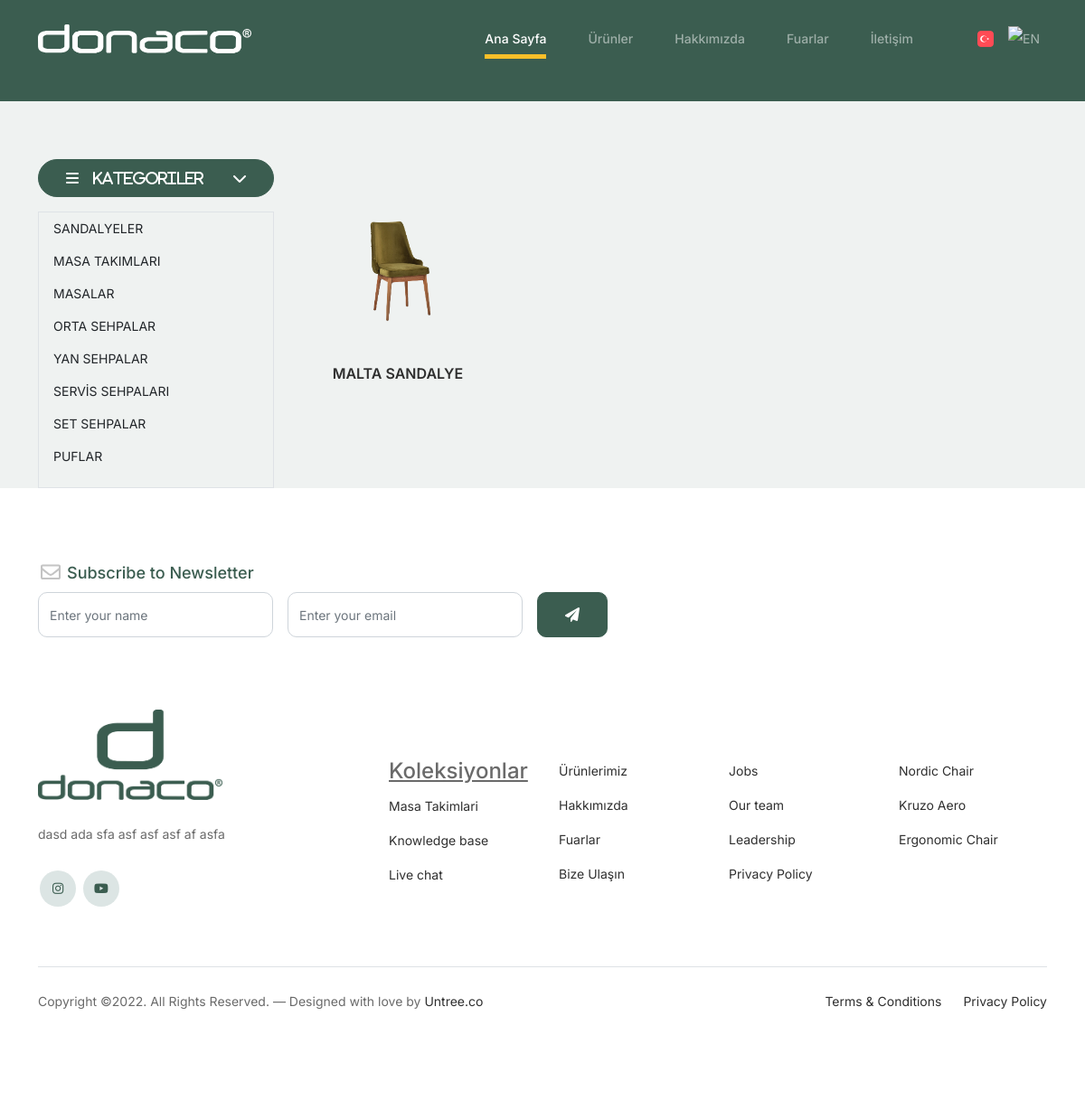
Page /urunler/sandalyeler on the committed database.
### product/models.py (models this page shows, shortened)
class Category(models.Model):
    name = models.CharField(max_length = 256, null = True)
    slug = models.SlugField(blank =True,null = True, unique=True)
    def __str__(self):
        return self.name

class Product(models.Model):
    product_name = models.CharField(max_length = 256, null = True, unique=True)
    category = models.ForeignKey(Category, on_delete =models.CASCADE, null = True)
    description = RichTextField(null = True)
    image = models.ImageField(upload_to ='product/image/%Y/%m/%d/',null = True)
    slug = models.SlugField(blank =True,null = True, unique=True)

### pages/views.py (the view)
# urls.py: path(_('urunler/<slug:slug>'),views.category_products,name = "category_products" ),
def category_products(request, slug):
    product_list = Product.objects.filter(category__slug=slug)
    category_list = Category.objects.all()
    context = {
        'products' : product_list,
        'category_list' : category_list,
    }
    return render(request, "products.html", context)

### templates/products.html
{% extends "base.html" %}
{% load static %}
{% load i18n %}
{% block body %}
<div style="height: 64px;"></div>
<div class="container">
	<div class="row">
		<div class="col-lg-3 mb-lg-0 mb-2">
			<p>
				<a class="btn btn-primary w-100 d-flex align-items-center justify-content-between"
					data-bs-toggle="collapse" href="#collapseExample" role="button" aria-expanded="true"
					aria-controls="collapseExample">
					<span class="fas fa-bars"><span class="ps-3">{% trans "kategoriler" %}</span></span>
					<span class="fas fa-chevron-down"></span>
				</a>
			</p>
			<div class="collapse show border" id="collapseExample">
				<ul class="list-unstyled">
					{% for category in category_list %}
					<li><a class="dropdown-item" href="{% url 'category_products' category.slug %}">{{category}}</a>
					</li>
					{% endfor %}
				</ul>
			</div>
		</div>
		<div class="content col-lg-9 col-md-8 col-xs-12">
					<div class="product-section">
						<div class="container">
							<div class="row">
								<div class="container">
									<div class="row">
										{% for product in products  %}
										<div class="col-12 col-md-4 col-lg-3 mb-5 mb-md-0">
											<a class="product-item" href="{% url 'product_detail' product.slug %}">
												<img src="{{ product.image.url }}" class="img-fluid product-thumbnail"
													style="object-fit: scale-down; width:100%; height: 150px;">
												<h3 class="product-title">{{product.product_name}}</h3>
											</a>
										</div>
										{% endfor %}
									</div>
								</div>
							</div>
						</div>
					</div>
		</div>
	</div>
</div>
	{% endblock body %}

### static/css/style.css (style rules this page uses)
body { overflow-x: hidden; position: relative; }
body { font-family: "Inter", sans-serif; font-weight: 400; line-height: 28px; color: #6a6a6a; font-size: 14px; background-color: #eff2f1; }
a { text-decoration: none; -webkit-transition: .3s all ease; -o-transition: .3s all ease; transition: .3s all ease; color: #2f2f2f; text-decoration: underline; }
.btn { font-weight: 600; padding: 12px 30px; border-radius: 30px; color: #ffffff; background: #2f2f2f; border-color: #2f2f2f; }
.btn.btn-primary { background: #3b5d50; border-color: #3b5d50; }
.product-section { padding: 3rem 0; }
.product-section .product-item { text-align: center; text-decoration: none; display: block; position: relative; padding-bottom: 50px; cursor: pointer; }
.product-section .product-item .product-thumbnail { margin-bottom: 30px; position: relative; top: 0; -webkit-transition: .3s all ease; -o-transition: .3s all ease; transition: .3s all ease; }
.product-section .product-item h3 { font-weight: 600; font-size: 16px; }
.product-section .product-item h3, .product-section .product-item strong { color: #2f2f2f; text-decoration: none; }
.product-section .product-item:before { bottom: 0; left: 0; right: 0; position: absolute; content: ""; background: #dce5e4; height: 0%; z-index: -1; border-radius: 10px; -webkit-transition: .3s all ease; -o-transition: .3s all ease; transition: .3s all ease; }

### rows in the picture
Category: name "SANDALYELER"
Category: name "MASA TAKIMLARI"
Category: name "MASALAR"
Category: name "ORTA SEHPALAR"
Category: name "YAN SEHPALAR"
Category: name "SERVİS SEHPALARI"
Category: name "SET SEHPALAR"
Category: name "PUFLAR"
Product: image (picture), product_name "MALTA SANDALYE"
